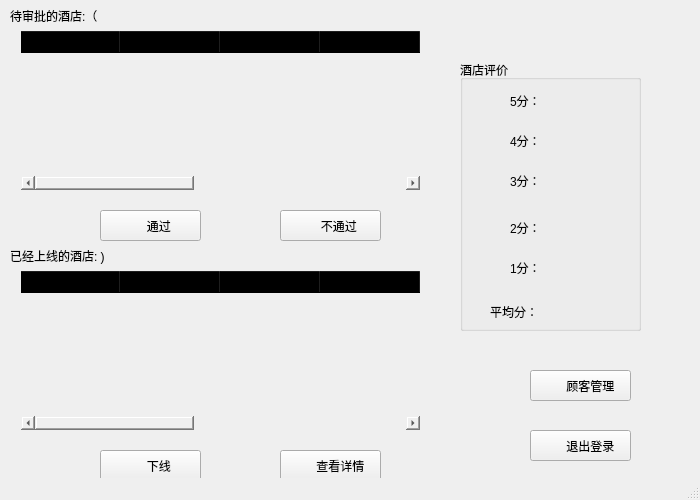
<?xml version="1.0" encoding="UTF-8"?>
<ui version="4.0">
 <class>MainWindow_supervisor</class>
 <widget class="QMainWindow" name="MainWindow_supervisor">
  <property name="geometry">
   <rect>
    <x>0</x>
    <y>0</y>
    <width>700</width>
    <height>500</height>
   </rect>
  </property>
  <property name="sizePolicy">
   <sizepolicy hsizetype="Fixed" vsizetype="Fixed">
    <horstretch>0</horstretch>
    <verstretch>0</verstretch>
   </sizepolicy>
  </property>
  <property name="minimumSize">
   <size>
    <width>700</width>
    <height>500</height>
   </size>
  </property>
  <property name="maximumSize">
   <size>
    <width>700</width>
    <height>500</height>
   </size>
  </property>
  <property name="windowTitle">
   <string>Nest</string>
  </property>
  <widget class="QWidget" name="centralwidget">
   <widget class="QTableWidget" name="hotelUnpass">
    <property name="geometry">
     <rect>
      <x>20</x>
      <y>30</y>
      <width>401</width>
      <height>161</height>
     </rect>
    </property>
    <property name="styleSheet">
     <string notr="true">font: 11pt &quot;华文楷体&quot;;
background-color:rgba(0,0,0,0);</string>
    </property>
    <property name="editTriggers">
     <set>QAbstractItemView::NoEditTriggers</set>
    </property>
    <property name="selectionBehavior">
     <enum>QAbstractItemView::SelectRows</enum>
    </property>
    <column>
     <property name="text">
      <string>经营许可证</string>
     </property>
    </column>
    <column>
     <property name="text">
      <string>酒店名字</string>
     </property>
    </column>
    <column>
     <property name="text">
      <string>酒店地址</string>
     </property>
    </column>
    <column>
     <property name="text">
      <string>酒店特色</string>
     </property>
    </column>
    <column>
     <property name="text">
      <string>酒店星级</string>
     </property>
    </column>
    <column>
     <property name="text">
      <string>拥有者</string>
     </property>
    </column>
    <column>
     <property name="text">
      <string>状态</string>
     </property>
    </column>
   </widget>
   <widget class="QLabel" name="label">
    <property name="geometry">
     <rect>
      <x>10</x>
      <y>240</y>
      <width>131</width>
      <height>31</height>
     </rect>
    </property>
    <property name="styleSheet">
     <string notr="true">font: 12pt &quot;华文楷体&quot;;</string>
    </property>
    <property name="text">
     <string>已经上线的酒店: )</string>
    </property>
   </widget>
   <widget class="QLabel" name="label_2">
    <property name="geometry">
     <rect>
      <x>10</x>
      <y>6</y>
      <width>131</width>
      <height>20</height>
     </rect>
    </property>
    <property name="styleSheet">
     <string notr="true">font: 12pt &quot;华文楷体&quot;;</string>
    </property>
    <property name="text">
     <string>待审批的酒店:（</string>
    </property>
   </widget>
   <widget class="QPushButton" name="pushButton">
    <property name="geometry">
     <rect>
      <x>100</x>
      <y>210</y>
      <width>101</width>
      <height>31</height>
     </rect>
    </property>
    <property name="styleSheet">
     <string notr="true">QPushButton
{
border-image: url(:/images/button1.png);
font: 12pt &quot;华文楷体&quot;;
color:rgb(0, 0, 0)
}
QPushButton:hover
{
border-image: url(:/images/button1.png);
font: 12pt  &quot;华文楷体&quot;;
color:rgb(102, 102, 102)
}
QPushButton:pressed
{
border-image: url(:/images/button1.png);
font: 12pt  &quot;华文楷体&quot;;
color:rgb(180, 180, 180)
}
</string>
    </property>
    <property name="text">
     <string>     通过</string>
    </property>
   </widget>
   <widget class="QPushButton" name="pushButton_2">
    <property name="geometry">
     <rect>
      <x>280</x>
      <y>210</y>
      <width>101</width>
      <height>31</height>
     </rect>
    </property>
    <property name="styleSheet">
     <string notr="true">QPushButton
{
border-image: url(:/images/button1.png);
font: 12pt &quot;华文楷体&quot;;
color:rgb(0, 0, 0)
}
QPushButton:hover
{
border-image: url(:/images/button1.png);
font: 12pt  &quot;华文楷体&quot;;
color:rgb(102, 102, 102)
}
QPushButton:pressed
{
border-image: url(:/images/button1.png);
font: 12pt  &quot;华文楷体&quot;;
color:rgb(180, 180, 180)
}
</string>
    </property>
    <property name="text">
     <string>     不通过</string>
    </property>
   </widget>
   <widget class="QPushButton" name="pushButton_3">
    <property name="geometry">
     <rect>
      <x>100</x>
      <y>450</y>
      <width>101</width>
      <height>31</height>
     </rect>
    </property>
    <property name="styleSheet">
     <string notr="true">QPushButton
{
border-image: url(:/images/button1.png);
font: 12pt &quot;华文楷体&quot;;
color:rgb(0, 0, 0)
}
QPushButton:hover
{
border-image: url(:/images/button1.png);
font: 12pt  &quot;华文楷体&quot;;
color:rgb(102, 102, 102)
}
QPushButton:pressed
{
border-image: url(:/images/button1.png);
font: 12pt  &quot;华文楷体&quot;;
color:rgb(180, 180, 180)
}
</string>
    </property>
    <property name="text">
     <string>     下线</string>
    </property>
   </widget>
   <widget class="QPushButton" name="pushButton_4">
    <property name="geometry">
     <rect>
      <x>280</x>
      <y>450</y>
      <width>101</width>
      <height>31</height>
     </rect>
    </property>
    <property name="styleSheet">
     <string notr="true">QPushButton
{
border-image: url(:/images/button1.png);
font: 12pt &quot;华文楷体&quot;;
color:rgb(0, 0, 0)
}
QPushButton:hover
{
border-image: url(:/images/button1.png);
font: 12pt  &quot;华文楷体&quot;;
color:rgb(102, 102, 102)
}
QPushButton:pressed
{
border-image: url(:/images/button1.png);
font: 12pt  &quot;华文楷体&quot;;
color:rgb(180, 180, 180)
}
</string>
    </property>
    <property name="text">
     <string>      查看详情</string>
    </property>
   </widget>
   <widget class="QPushButton" name="pushButton_6">
    <property name="geometry">
     <rect>
      <x>530</x>
      <y>430</y>
      <width>101</width>
      <height>31</height>
     </rect>
    </property>
    <property name="styleSheet">
     <string notr="true">QPushButton
{
border-image: url(:/images/button1.png);
font: 12pt &quot;华文楷体&quot;;
color:rgb(0, 0, 0)
}
QPushButton:hover
{
border-image: url(:/images/button1.png);
font: 12pt  &quot;华文楷体&quot;;
color:rgb(102, 102, 102)
}
QPushButton:pressed
{
border-image: url(:/images/button1.png);
font: 12pt  &quot;华文楷体&quot;;
color:rgb(180, 180, 180)
}
</string>
    </property>
    <property name="text">
     <string>      退出登录</string>
    </property>
   </widget>
   <widget class="QTableWidget" name="hotelPass">
    <property name="geometry">
     <rect>
      <x>20</x>
      <y>270</y>
      <width>401</width>
      <height>161</height>
     </rect>
    </property>
    <property name="styleSheet">
     <string notr="true">font: 11pt &quot;华文楷体&quot;;
background-color:rgba(0,0,0,0);</string>
    </property>
    <property name="editTriggers">
     <set>QAbstractItemView::NoEditTriggers</set>
    </property>
    <property name="selectionBehavior">
     <enum>QAbstractItemView::SelectRows</enum>
    </property>
    <column>
     <property name="text">
      <string>经营许可证</string>
     </property>
    </column>
    <column>
     <property name="text">
      <string>酒店名字</string>
     </property>
    </column>
    <column>
     <property name="text">
      <string>酒店地址</string>
     </property>
    </column>
    <column>
     <property name="text">
      <string>酒店特色</string>
     </property>
    </column>
    <column>
     <property name="text">
      <string>酒店星级</string>
     </property>
    </column>
    <column>
     <property name="text">
      <string>拥有者</string>
     </property>
    </column>
    <column>
     <property name="text">
      <string>状态</string>
     </property>
    </column>
   </widget>
   <widget class="QGroupBox" name="groupBox">
    <property name="geometry">
     <rect>
      <x>460</x>
      <y>60</y>
      <width>181</width>
      <height>271</height>
     </rect>
    </property>
    <property name="styleSheet">
     <string notr="true">font: 12pt &quot;华文楷体&quot;;</string>
    </property>
    <property name="title">
     <string>酒店评价</string>
    </property>
    <widget class="QLabel" name="label_5">
     <property name="geometry">
      <rect>
       <x>50</x>
       <y>30</y>
       <width>51</width>
       <height>21</height>
      </rect>
     </property>
     <property name="text">
      <string>5分：</string>
     </property>
    </widget>
    <widget class="QLabel" name="label_6">
     <property name="geometry">
      <rect>
       <x>50</x>
       <y>70</y>
       <width>61</width>
       <height>21</height>
      </rect>
     </property>
     <property name="text">
      <string>4分：</string>
     </property>
    </widget>
    <widget class="QLabel" name="label_7">
     <property name="geometry">
      <rect>
       <x>50</x>
       <y>110</y>
       <width>51</width>
       <height>21</height>
      </rect>
     </property>
     <property name="text">
      <string>3分：</string>
     </property>
    </widget>
    <widget class="QLabel" name="label_8">
     <property name="geometry">
      <rect>
       <x>50</x>
       <y>160</y>
       <width>41</width>
       <height>16</height>
      </rect>
     </property>
     <property name="text">
      <string>2分：</string>
     </property>
    </widget>
    <widget class="QLabel" name="label_9">
     <property name="geometry">
      <rect>
       <x>50</x>
       <y>200</y>
       <width>51</width>
       <height>16</height>
      </rect>
     </property>
     <property name="text">
      <string>1分：</string>
     </property>
    </widget>
    <widget class="QLabel" name="label_10">
     <property name="geometry">
      <rect>
       <x>30</x>
       <y>242</y>
       <width>51</width>
       <height>20</height>
      </rect>
     </property>
     <property name="text">
      <string>平均分：</string>
     </property>
    </widget>
    <widget class="QLabel" name="score5">
     <property name="geometry">
      <rect>
       <x>90</x>
       <y>30</y>
       <width>61</width>
       <height>21</height>
      </rect>
     </property>
     <property name="text">
      <string/>
     </property>
    </widget>
    <widget class="QLabel" name="score4">
     <property name="geometry">
      <rect>
       <x>90</x>
       <y>70</y>
       <width>61</width>
       <height>21</height>
      </rect>
     </property>
     <property name="text">
      <string/>
     </property>
    </widget>
    <widget class="QLabel" name="score3">
     <property name="geometry">
      <rect>
       <x>90</x>
       <y>110</y>
       <width>61</width>
       <height>21</height>
      </rect>
     </property>
     <property name="text">
      <string/>
     </property>
    </widget>
    <widget class="QLabel" name="score2">
     <property name="geometry">
      <rect>
       <x>90</x>
       <y>160</y>
       <width>61</width>
       <height>21</height>
      </rect>
     </property>
     <property name="text">
      <string/>
     </property>
    </widget>
    <widget class="QLabel" name="score1">
     <property name="geometry">
      <rect>
       <x>90</x>
       <y>200</y>
       <width>61</width>
       <height>21</height>
      </rect>
     </property>
     <property name="text">
      <string/>
     </property>
    </widget>
    <widget class="QLabel" name="scoreaverage">
     <property name="geometry">
      <rect>
       <x>90</x>
       <y>240</y>
       <width>61</width>
       <height>21</height>
      </rect>
     </property>
     <property name="text">
      <string/>
     </property>
    </widget>
   </widget>
   <widget class="QPushButton" name="pushButton_5">
    <property name="geometry">
     <rect>
      <x>530</x>
      <y>370</y>
      <width>101</width>
      <height>31</height>
     </rect>
    </property>
    <property name="styleSheet">
     <string notr="true">QPushButton
{
border-image: url(:/images/button1.png);
font: 12pt &quot;华文楷体&quot;;
color:rgb(0, 0, 0)
}
QPushButton:hover
{
border-image: url(:/images/button1.png);
font: 12pt  &quot;华文楷体&quot;;
color:rgb(102, 102, 102)
}
QPushButton:pressed
{
border-image: url(:/images/button1.png);
font: 12pt  &quot;华文楷体&quot;;
color:rgb(180, 180, 180)
}
</string>
    </property>
    <property name="text">
     <string>      顾客管理</string>
    </property>
   </widget>
  </widget>
  <widget class="QStatusBar" name="statusbar"/>
 </widget>
 <resources/>
 <connections/>
</ui>
